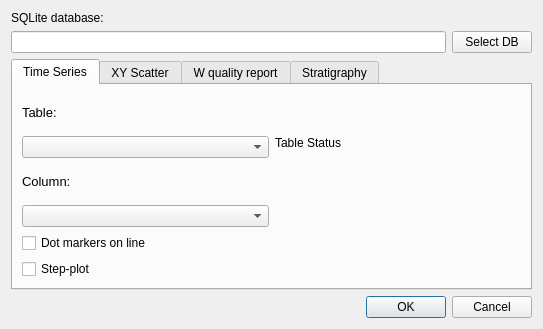
<?xml version="1.0" encoding="UTF-8"?>
<ui version="4.0">
 <class>Dialog</class>
 <widget class="QDialog" name="Dialog">
  <property name="geometry">
   <rect>
    <x>0</x>
    <y>0</y>
    <width>543</width>
    <height>329</height>
   </rect>
  </property>
  <property name="windowTitle">
   <string>Dialog</string>
  </property>
  <layout class="QGridLayout" name="gridLayout">
   <item row="1" column="0">
    <widget class="QLineEdit" name="txtpath">
     <property name="whatsThis">
      <string>Selected SpatiaLite Database</string>
     </property>
     <property name="readOnly">
      <bool>true</bool>
     </property>
    </widget>
   </item>
   <item row="1" column="1">
    <widget class="QPushButton" name="btnSetDB">
     <property name="text">
      <string>Select DB</string>
     </property>
    </widget>
   </item>
   <item row="0" column="0" colspan="2">
    <widget class="QLabel" name="label_2">
     <property name="text">
      <string>SQLite database:</string>
     </property>
    </widget>
   </item>
   <item row="3" column="0" colspan="2">
    <widget class="QDialogButtonBox" name="buttonBox">
     <property name="orientation">
      <enum>Qt::Horizontal</enum>
     </property>
     <property name="standardButtons">
      <set>QDialogButtonBox::Cancel|QDialogButtonBox::Ok</set>
     </property>
    </widget>
   </item>
   <item row="2" column="0" colspan="2">
    <widget class="QTabWidget" name="tabWidget">
     <property name="sizePolicy">
      <sizepolicy hsizetype="MinimumExpanding" vsizetype="Expanding">
       <horstretch>0</horstretch>
       <verstretch>0</verstretch>
      </sizepolicy>
     </property>
     <property name="currentIndex">
      <number>0</number>
     </property>
     <widget class="QWidget" name="TAB_TSPLOT">
      <attribute name="title">
       <string>Time Series</string>
      </attribute>
      <layout class="QGridLayout" name="gridLayout_3">
       <item row="0" column="0">
        <widget class="QLabel" name="label">
         <property name="font">
          <font>
           <pointsize>10</pointsize>
          </font>
         </property>
         <property name="text">
          <string>Table:</string>
         </property>
        </widget>
       </item>
       <item row="1" column="0">
        <widget class="QComboBox" name="ListOfTables">
         <property name="sizePolicy">
          <sizepolicy hsizetype="Expanding" vsizetype="Fixed">
           <horstretch>0</horstretch>
           <verstretch>0</verstretch>
          </sizepolicy>
         </property>
        </widget>
       </item>
       <item row="1" column="1" rowspan="5">
        <widget class="QLabel" name="InfoTxtTSPlot">
         <property name="sizePolicy">
          <sizepolicy hsizetype="Expanding" vsizetype="Expanding">
           <horstretch>0</horstretch>
           <verstretch>0</verstretch>
          </sizepolicy>
         </property>
         <property name="text">
          <string>Table Status</string>
         </property>
         <property name="alignment">
          <set>Qt::AlignLeading|Qt::AlignLeft|Qt::AlignTop</set>
         </property>
         <property name="wordWrap">
          <bool>true</bool>
         </property>
        </widget>
       </item>
       <item row="2" column="0">
        <widget class="QLabel" name="label_3">
         <property name="font">
          <font>
           <pointsize>10</pointsize>
          </font>
         </property>
         <property name="text">
          <string>Column:</string>
         </property>
        </widget>
       </item>
       <item row="3" column="0">
        <widget class="QComboBox" name="ListOfColumns"/>
       </item>
       <item row="4" column="0">
        <widget class="QCheckBox" name="checkBoxDataPoints">
         <property name="enabled">
          <bool>true</bool>
         </property>
         <property name="text">
          <string>Dot markers on line</string>
         </property>
        </widget>
       </item>
       <item row="5" column="0">
        <widget class="QCheckBox" name="checkBoxStepPlot">
         <property name="enabled">
          <bool>true</bool>
         </property>
         <property name="text">
          <string>Step-plot</string>
         </property>
        </widget>
       </item>
      </layout>
     </widget>
     <widget class="QWidget" name="TAB_XYPLOT">
      <attribute name="title">
       <string>XY Scatter</string>
      </attribute>
      <layout class="QGridLayout" name="gridLayout_2">
       <item row="0" column="0">
        <widget class="QLabel" name="label_5">
         <property name="font">
          <font>
           <pointsize>10</pointsize>
          </font>
         </property>
         <property name="text">
          <string>Table:</string>
         </property>
        </widget>
       </item>
       <item row="0" column="1">
        <widget class="QLabel" name="label_6">
         <property name="font">
          <font>
           <pointsize>10</pointsize>
          </font>
         </property>
         <property name="text">
          <string>y1-column:</string>
         </property>
        </widget>
       </item>
       <item row="1" column="0">
        <widget class="QComboBox" name="ListOfTables_2">
         <property name="sizePolicy">
          <sizepolicy hsizetype="Expanding" vsizetype="Fixed">
           <horstretch>0</horstretch>
           <verstretch>0</verstretch>
          </sizepolicy>
         </property>
        </widget>
       </item>
       <item row="1" column="1">
        <widget class="QComboBox" name="ListOfColumns_3">
         <property name="sizePolicy">
          <sizepolicy hsizetype="Expanding" vsizetype="Fixed">
           <horstretch>0</horstretch>
           <verstretch>0</verstretch>
          </sizepolicy>
         </property>
        </widget>
       </item>
       <item row="2" column="0">
        <widget class="QLabel" name="label_10">
         <property name="font">
          <font>
           <pointsize>10</pointsize>
          </font>
         </property>
         <property name="text">
          <string>x-column:</string>
         </property>
        </widget>
       </item>
       <item row="2" column="1">
        <widget class="QLabel" name="label_7">
         <property name="font">
          <font>
           <pointsize>10</pointsize>
          </font>
         </property>
         <property name="text">
          <string>y2-column:</string>
         </property>
        </widget>
       </item>
       <item row="3" column="0">
        <widget class="QComboBox" name="ListOfColumns_2">
         <property name="sizePolicy">
          <sizepolicy hsizetype="Expanding" vsizetype="Fixed">
           <horstretch>0</horstretch>
           <verstretch>0</verstretch>
          </sizepolicy>
         </property>
        </widget>
       </item>
       <item row="3" column="1">
        <widget class="QComboBox" name="ListOfColumns_4">
         <property name="sizePolicy">
          <sizepolicy hsizetype="Expanding" vsizetype="Fixed">
           <horstretch>0</horstretch>
           <verstretch>0</verstretch>
          </sizepolicy>
         </property>
        </widget>
       </item>
       <item row="4" column="0" rowspan="2">
        <widget class="QCheckBox" name="checkBoxDataPoints_2">
         <property name="enabled">
          <bool>true</bool>
         </property>
         <property name="text">
          <string>Dot markers on lines</string>
         </property>
        </widget>
       </item>
       <item row="4" column="1">
        <widget class="QLabel" name="label_8">
         <property name="font">
          <font>
           <pointsize>10</pointsize>
          </font>
         </property>
         <property name="text">
          <string>y3-column:</string>
         </property>
        </widget>
       </item>
       <item row="5" column="1" rowspan="2">
        <widget class="QComboBox" name="ListOfColumns_5">
         <property name="sizePolicy">
          <sizepolicy hsizetype="Expanding" vsizetype="Fixed">
           <horstretch>0</horstretch>
           <verstretch>0</verstretch>
          </sizepolicy>
         </property>
        </widget>
       </item>
       <item row="6" column="0">
        <widget class="QLabel" name="InfoTxtXYPlot">
         <property name="sizePolicy">
          <sizepolicy hsizetype="Preferred" vsizetype="Expanding">
           <horstretch>0</horstretch>
           <verstretch>0</verstretch>
          </sizepolicy>
         </property>
         <property name="text">
          <string>Table Status</string>
         </property>
         <property name="alignment">
          <set>Qt::AlignLeading|Qt::AlignLeft|Qt::AlignTop</set>
         </property>
         <property name="wordWrap">
          <bool>true</bool>
         </property>
        </widget>
       </item>
      </layout>
     </widget>
     <widget class="QWidget" name="tab">
      <attribute name="title">
       <string>W quality report</string>
      </attribute>
      <layout class="QGridLayout" name="gridLayout_4">
       <item row="0" column="0">
        <widget class="QLabel" name="label_18">
         <property name="font">
          <font>
           <pointsize>10</pointsize>
          </font>
         </property>
         <property name="text">
          <string>Table:</string>
         </property>
        </widget>
       </item>
       <item row="0" column="1">
        <widget class="QLabel" name="label_23">
         <property name="font">
          <font>
           <pointsize>10</pointsize>
          </font>
         </property>
         <property name="text">
          <string>Unit column (empty if none):</string>
         </property>
        </widget>
       </item>
       <item row="1" column="0">
        <widget class="QComboBox" name="ListOfTables_WQUAL">
         <property name="sizePolicy">
          <sizepolicy hsizetype="Expanding" vsizetype="Fixed">
           <horstretch>0</horstretch>
           <verstretch>0</verstretch>
          </sizepolicy>
         </property>
        </widget>
       </item>
       <item row="1" column="1">
        <widget class="QComboBox" name="ListOfColumns_WQUALUNIT">
         <property name="sizePolicy">
          <sizepolicy hsizetype="Expanding" vsizetype="Fixed">
           <horstretch>0</horstretch>
           <verstretch>0</verstretch>
          </sizepolicy>
         </property>
        </widget>
       </item>
       <item row="2" column="0">
        <widget class="QLabel" name="label_22">
         <property name="font">
          <font>
           <pointsize>10</pointsize>
          </font>
         </property>
         <property name="text">
          <string>Parameter name:</string>
         </property>
        </widget>
       </item>
       <item row="2" column="1" rowspan="2">
        <widget class="QLabel" name="label_21">
         <property name="font">
          <font>
           <pointsize>10</pointsize>
          </font>
         </property>
         <property name="text">
          <string>Column for additional sorting, besides from date_time (e.g. sample depth, lab report no.):</string>
         </property>
         <property name="wordWrap">
          <bool>true</bool>
         </property>
        </widget>
       </item>
       <item row="3" column="0" rowspan="2">
        <widget class="QComboBox" name="ListOfColumns_WQUALPARAM">
         <property name="sizePolicy">
          <sizepolicy hsizetype="Expanding" vsizetype="Fixed">
           <horstretch>0</horstretch>
           <verstretch>0</verstretch>
          </sizepolicy>
         </property>
        </widget>
       </item>
       <item row="4" column="1" rowspan="2">
        <widget class="QComboBox" name="ListOfColumns_WQUALSORTING">
         <property name="sizePolicy">
          <sizepolicy hsizetype="Expanding" vsizetype="Fixed">
           <horstretch>0</horstretch>
           <verstretch>0</verstretch>
          </sizepolicy>
         </property>
        </widget>
       </item>
       <item row="5" column="0">
        <widget class="QLabel" name="label_20">
         <property name="font">
          <font>
           <pointsize>10</pointsize>
          </font>
         </property>
         <property name="text">
          <string>Analysis value:</string>
         </property>
        </widget>
       </item>
       <item row="6" column="0">
        <widget class="QComboBox" name="ListOfColumns_WQUALVALUE">
         <property name="sizePolicy">
          <sizepolicy hsizetype="Expanding" vsizetype="Fixed">
           <horstretch>0</horstretch>
           <verstretch>0</verstretch>
          </sizepolicy>
         </property>
        </widget>
       </item>
       <item row="6" column="1">
        <spacer name="verticalSpacer_2">
         <property name="orientation">
          <enum>Qt::Vertical</enum>
         </property>
         <property name="sizeHint" stdset="0">
          <size>
           <width>20</width>
           <height>28</height>
          </size>
         </property>
        </spacer>
       </item>
      </layout>
     </widget>
     <widget class="QWidget" name="TAB_STRATIGRAPHY">
      <attribute name="title">
       <string>Stratigraphy</string>
      </attribute>
      <layout class="QGridLayout" name="gridLayout_5">
       <item row="0" column="0">
        <widget class="QLabel" name="label_9">
         <property name="font">
          <font>
           <pointsize>10</pointsize>
          </font>
         </property>
         <property name="text">
          <string>Table:</string>
         </property>
        </widget>
       </item>
       <item row="1" column="0">
        <widget class="QComboBox" name="ListOfTables_3">
         <property name="sizePolicy">
          <sizepolicy hsizetype="Expanding" vsizetype="Fixed">
           <horstretch>0</horstretch>
           <verstretch>0</verstretch>
          </sizepolicy>
         </property>
        </widget>
       </item>
       <item row="1" column="1" rowspan="2">
        <widget class="QLabel" name="InfoTxtStratigraphy">
         <property name="sizePolicy">
          <sizepolicy hsizetype="Expanding" vsizetype="MinimumExpanding">
           <horstretch>0</horstretch>
           <verstretch>0</verstretch>
          </sizepolicy>
         </property>
         <property name="text">
          <string>Table status</string>
         </property>
         <property name="alignment">
          <set>Qt::AlignLeading|Qt::AlignLeft|Qt::AlignTop</set>
         </property>
         <property name="wordWrap">
          <bool>true</bool>
         </property>
        </widget>
       </item>
       <item row="2" column="0">
        <spacer name="verticalSpacer">
         <property name="orientation">
          <enum>Qt::Vertical</enum>
         </property>
         <property name="sizeHint" stdset="0">
          <size>
           <width>20</width>
           <height>104</height>
          </size>
         </property>
        </spacer>
       </item>
      </layout>
     </widget>
    </widget>
   </item>
  </layout>
 </widget>
 <tabstops>
  <tabstop>txtpath</tabstop>
  <tabstop>btnSetDB</tabstop>
  <tabstop>tabWidget</tabstop>
  <tabstop>ListOfTables</tabstop>
  <tabstop>ListOfColumns</tabstop>
  <tabstop>checkBoxDataPoints</tabstop>
  <tabstop>checkBoxStepPlot</tabstop>
  <tabstop>ListOfTables_2</tabstop>
  <tabstop>ListOfColumns_2</tabstop>
  <tabstop>ListOfColumns_3</tabstop>
  <tabstop>ListOfColumns_4</tabstop>
  <tabstop>ListOfColumns_5</tabstop>
  <tabstop>checkBoxDataPoints_2</tabstop>
  <tabstop>ListOfTables_WQUAL</tabstop>
  <tabstop>ListOfColumns_WQUALPARAM</tabstop>
  <tabstop>ListOfColumns_WQUALVALUE</tabstop>
  <tabstop>ListOfColumns_WQUALUNIT</tabstop>
  <tabstop>ListOfColumns_WQUALSORTING</tabstop>
  <tabstop>ListOfTables_3</tabstop>
  <tabstop>buttonBox</tabstop>
 </tabstops>
 <resources/>
 <connections/>
</ui>
